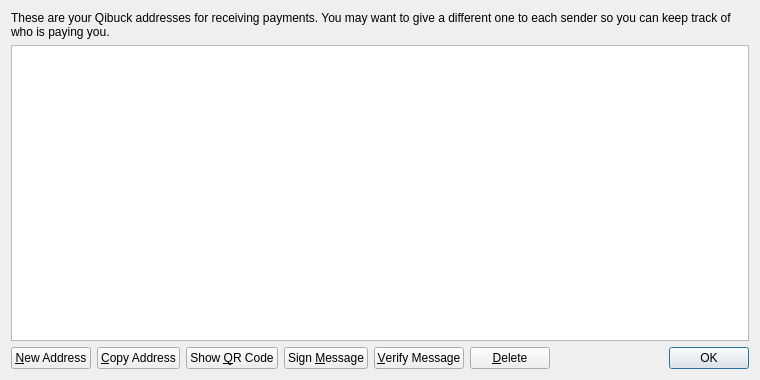
<?xml version="1.0" encoding="UTF-8"?>
<ui version="4.0">
 <class>AddressBookPage</class>
 <widget class="QWidget" name="AddressBookPage">
  <property name="geometry">
   <rect>
    <x>0</x>
    <y>0</y>
    <width>760</width>
    <height>380</height>
   </rect>
  </property>
  <property name="windowTitle">
   <string>Address Book</string>
  </property>
  <layout class="QVBoxLayout" name="verticalLayout">
   <item>
    <widget class="QLabel" name="labelExplanation">
     <property name="text">
      <string>These are your Qibuck addresses for receiving payments. You may want to give a different one to each sender so you can keep track of who is paying you.</string>
     </property>
     <property name="textFormat">
      <enum>Qt::PlainText</enum>
     </property>
     <property name="wordWrap">
      <bool>true</bool>
     </property>
    </widget>
   </item>
   <item>
    <widget class="QTableView" name="tableView">
     <property name="contextMenuPolicy">
      <enum>Qt::CustomContextMenu</enum>
     </property>
     <property name="toolTip">
      <string>Double-click to edit address or label</string>
     </property>
     <property name="tabKeyNavigation">
      <bool>false</bool>
     </property>
     <property name="alternatingRowColors">
      <bool>true</bool>
     </property>
     <property name="selectionMode">
      <enum>QAbstractItemView::SingleSelection</enum>
     </property>
     <property name="selectionBehavior">
      <enum>QAbstractItemView::SelectRows</enum>
     </property>
     <property name="sortingEnabled">
      <bool>true</bool>
     </property>
     <attribute name="verticalHeaderVisible">
      <bool>false</bool>
     </attribute>
    </widget>
   </item>
   <item>
    <layout class="QHBoxLayout" name="horizontalLayout">
     <item>
      <widget class="QPushButton" name="newAddressButton">
       <property name="toolTip">
        <string>Create a new address</string>
       </property>
       <property name="text">
        <string>&amp;New Address</string>
       </property>
       <property name="icon">
        <iconset resource="../bitcoin.qrc">
         <normaloff>:/icons/add</normaloff>:/icons/add</iconset>
       </property>
      </widget>
     </item>
     <item>
      <widget class="QPushButton" name="copyToClipboard">
       <property name="toolTip">
        <string>Copy the currently selected address to the system clipboard</string>
       </property>
       <property name="text">
        <string>&amp;Copy Address</string>
       </property>
       <property name="icon">
        <iconset resource="../bitcoin.qrc">
         <normaloff>:/icons/editcopy</normaloff>:/icons/editcopy</iconset>
       </property>
      </widget>
     </item>
     <item>
      <widget class="QPushButton" name="showQRCode">
       <property name="text">
        <string>Show &amp;QR Code</string>
       </property>
       <property name="icon">
        <iconset resource="../bitcoin.qrc">
         <normaloff>:/icons/qrcode</normaloff>:/icons/qrcode</iconset>
       </property>
      </widget>
     </item>
     <item>
      <widget class="QPushButton" name="signMessage">
       <property name="toolTip">
        <string>Sign a message to prove you own a Qibuck address</string>
       </property>
       <property name="text">
        <string>Sign &amp;Message</string>
       </property>
       <property name="icon">
        <iconset resource="../bitcoin.qrc">
         <normaloff>:/icons/edit</normaloff>:/icons/edit</iconset>
       </property>
      </widget>
     </item>
     <item>
      <widget class="QPushButton" name="verifyMessage">
       <property name="toolTip">
        <string>Verify a message to ensure it was signed with a specified Qibuck address</string>
       </property>
       <property name="text">
        <string>&amp;Verify Message</string>
       </property>
       <property name="icon">
        <iconset resource="../bitcoin.qrc">
         <normaloff>:/icons/transaction_0</normaloff>:/icons/transaction_0</iconset>
       </property>
      </widget>
     </item>
     <item>
      <widget class="QPushButton" name="deleteButton">
       <property name="toolTip">
        <string>Delete the currently selected address from the list</string>
       </property>
       <property name="text">
        <string>&amp;Delete</string>
       </property>
       <property name="icon">
        <iconset resource="../bitcoin.qrc">
         <normaloff>:/icons/remove</normaloff>:/icons/remove</iconset>
       </property>
      </widget>
     </item>
     <item>
      <spacer name="horizontalSpacer">
       <property name="orientation">
        <enum>Qt::Horizontal</enum>
       </property>
       <property name="sizeHint" stdset="0">
        <size>
         <width>40</width>
         <height>20</height>
        </size>
       </property>
      </spacer>
     </item>
     <item>
      <widget class="QDialogButtonBox" name="buttonBox">
       <property name="sizePolicy">
        <sizepolicy hsizetype="Maximum" vsizetype="Fixed">
         <horstretch>0</horstretch>
         <verstretch>0</verstretch>
        </sizepolicy>
       </property>
       <property name="standardButtons">
        <set>QDialogButtonBox::Ok</set>
       </property>
      </widget>
     </item>
    </layout>
   </item>
  </layout>
 </widget>
 <resources>
  <include location="../bitcoin.qrc"/>
 </resources>
 <connections/>
</ui>
